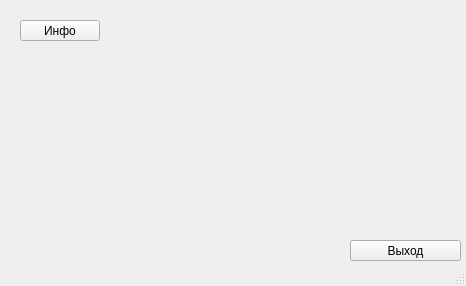
<?xml version="1.0" encoding="UTF-8"?>
<ui version="4.0">
 <class>WorkWindow</class>
 <widget class="QMainWindow" name="WorkWindow">
  <property name="geometry">
   <rect>
    <x>0</x>
    <y>0</y>
    <width>466</width>
    <height>286</height>
   </rect>
  </property>
  <property name="windowTitle">
   <string>Рабочее окно</string>
  </property>
  <widget class="QWidget" name="centralwidget">
   <widget class="QPushButton" name="pushButton_info">
    <property name="geometry">
     <rect>
      <x>20</x>
      <y>20</y>
      <width>80</width>
      <height>21</height>
     </rect>
    </property>
    <property name="text">
     <string>Инфо</string>
    </property>
   </widget>
   <widget class="QPushButton" name="close">
    <property name="geometry">
     <rect>
      <x>350</x>
      <y>240</y>
      <width>111</width>
      <height>21</height>
     </rect>
    </property>
    <property name="text">
     <string>Выход</string>
    </property>
   </widget>
  </widget>
  <widget class="QStatusBar" name="statusbar"/>
 </widget>
 <resources/>
 <connections/>
</ui>
